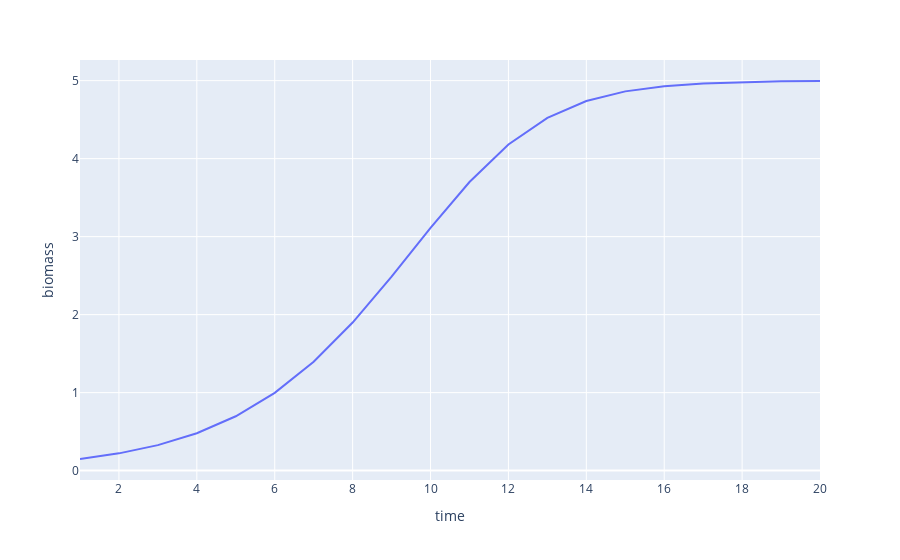

The code cell stored with this chart in its notebook:
### Markdown cell above
## Adding the Humans

Alright now that we've removed the population explosion it's time to add our catch $C$ in. Put most simply we just have:


$$ B_{t+1} = B_{t} + r(1-B_t/B_{\infty}) B_{t} - C_{t}$$

Let's play around with this catch rate for a bit. 

First suppose that we decide to catch nothing $C_{t}=0$.

### Code cell
B = 0.1
B_max = 5
r = 0.5
rows = []
for t in range(1, 20 + 1):
    B = min(B + r * (1 - B / B_max) * B, B_max)
    rows.append({
        'biomass': B,
        'time': t
    })
px.line(
    pd.DataFrame(rows), x='time', y='biomass'
)

### Figure 1 — Plotly figure (JSON) as saved in the notebook; plotly's stock layout.template omitted (floating-point values rounded to 4 significant figures)
{"data": [{"hovertemplate": "time=%{x}<br>biomass=%{y}<extra></extra>", "legendgroup": "", "line": {"color": "#636efa", "dash": "solid"}, "marker": {"symbol": "circle"}, "mode": "lines", "name": "", "orientation": "v", "showlegend": false, "type": "scatter", "x": [1, 2, 3, 4, 5, 6, 7, 8, 9, 10, 11, 12, 13, 14, 15, 16, 17, 18, 19, 20], "xaxis": "x", "y": [0.149, 0.2213, 0.327, 0.4798, 0.6967, 0.9966, 1.396, 1.899, 2.487, 3.112, 3.7, 4.181, 4.523, 4.739, 4.863, 4.929, 4.964, 4.982, 4.991, 4.995], "yaxis": "y"}], "layout": {"legend": {"tracegroupgap": 0}, "margin": {"t": 60}, "xaxis": {"anchor": "y", "domain": [0, 1], "title": {"text": "time"}}, "yaxis": {"anchor": "x", "domain": [0, 1], "title": {"text": "biomass"}}}}
